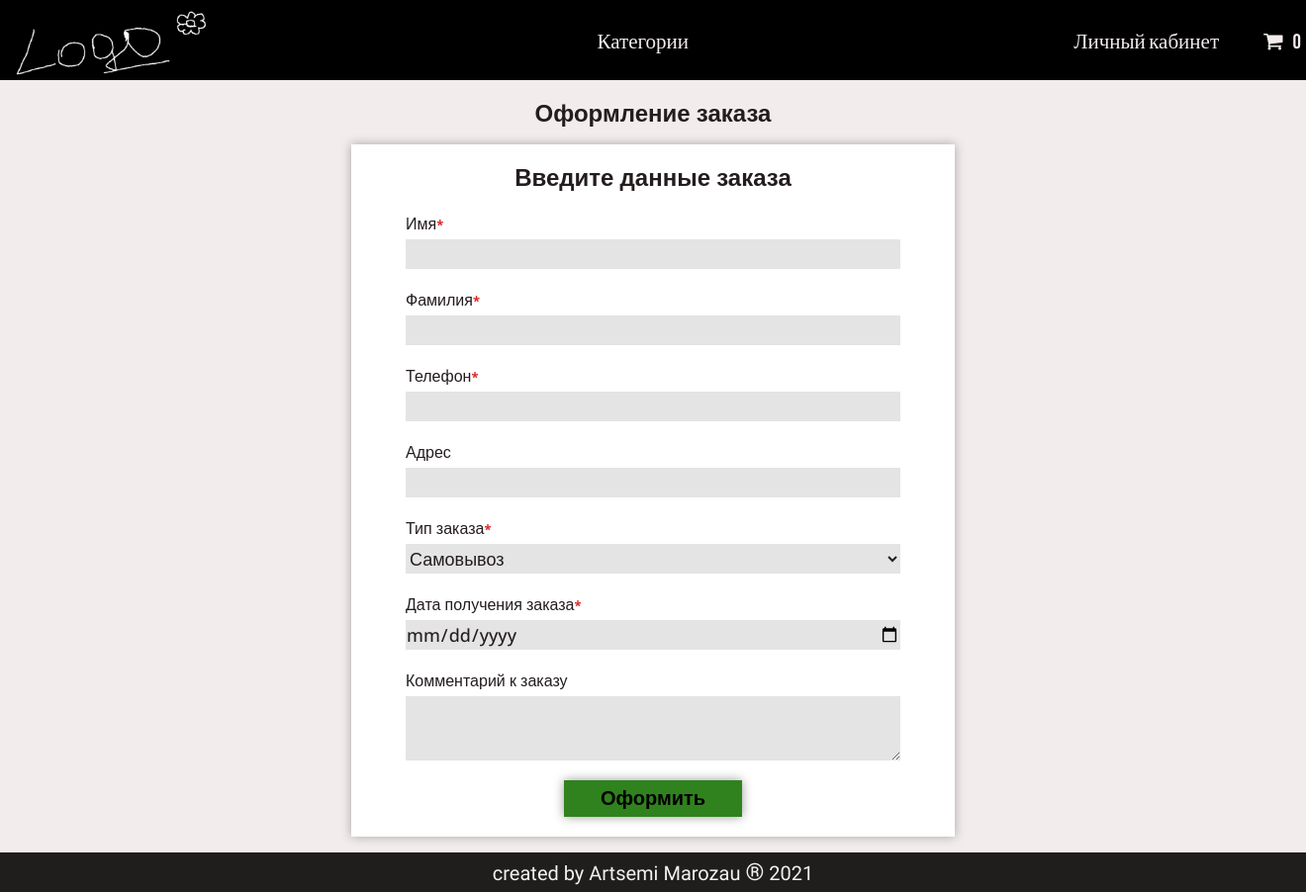
The app's page /checkout (signed in), older data.
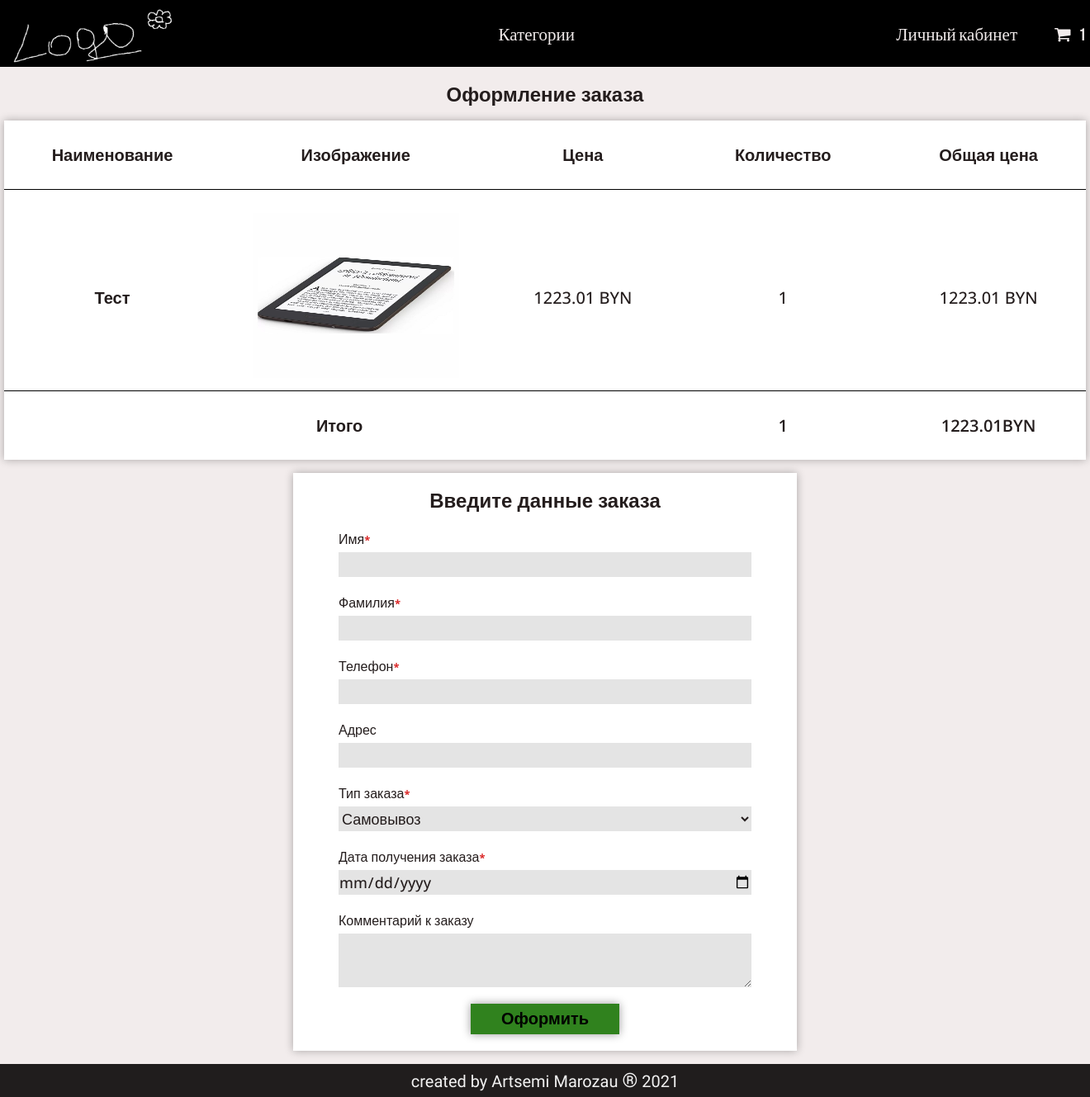
The same page, newer data.
### app/models.py (models this page shows, shortened)
class Cart(models.Model):
    owner = models.ForeignKey('Customer', null=True, verbose_name='Владелец', on_delete=models.CASCADE)
    product = models.ManyToManyField(CartProduct, blank=True, related_name='related_cart')
    total_products = models.PositiveIntegerField(default=0)
    final_price = models.DecimalField(max_digits=9, default=0, decimal_places=2, verbose_name='Общая цена')
    in_order = models.BooleanField(default=False)
    for_anonymous_user = models.BooleanField(default=False)

class CartProduct(models.Model):
    user = models.ForeignKey('Customer', verbose_name='Покупатель', on_delete=models.CASCADE)
    cart = models.ForeignKey('Cart', verbose_name='Корзина', on_delete=models.CASCADE, related_name='related_product')
    content_type = models.ForeignKey(ContentType, on_delete=models.CASCADE)
    object_id = models.PositiveIntegerField()
    content_object = GenericForeignKey('content_type', 'object_id')
    qty = models.PositiveIntegerField(default=1)
    final_price = models.DecimalField(max_digits=9, decimal_places=2, verbose_name='Общая цена')

class Product(models.Model):
    class Meta:
        abstract = True
    category = models.ForeignKey(Category, verbose_name='Категория', on_delete=models.CASCADE)
    title = models.CharField(max_length=255, verbose_name='Наименование')
    slug = models.SlugField(unique=True)
    image = models.ImageField(verbose_name='Изображение')
    description = models.TextField(null=True, verbose_name='Описание')
    price = models.DecimalField(max_digits=9, decimal_places=2, verbose_name='Цена')

class Ebook(Product):
    market_date = models.CharField(max_length=255, null=True, blank=True, verbose_name='Дата выхода на рынок')
    screen_size = models.CharField(max_length=255, null=True, blank=True, verbose_name='Размер экрана')
    screen_type = models.CharField(max_length=255, null=True, blank=True, verbose_name='Тип экрана')
    screen_technology = models.CharField(max_length=255, null=True, blank=True, verbose_name='Технология экрана')
    screen_resolution = models.CharField(max_length=255, null=True, blank=True, verbose_name='Разрешение экрана')
    os_version = models.CharField(max_length=255, null=True, blank=True, verbose_name='Версия операционной системы')
    ram = models.CharField(max_length=255, null=True, blank=True, verbose_name='Оперативная память')
    flash_memory = models.CharField(max_length=255, null=True, blank=True, verbose_name='Флэш-память')
    built_in_camera = models.CharField(max_length=255, null=True, blank=True, verbose_name='Встроенная камера')
    body_material = models.CharField(max_length=255, null=True, blank=True, verbose_name='Материал корпуса')
    body_color = models.CharField(max_length=255, null=True, blank=True, verbose_name='Цвет корпуса')
    width = models.CharField(max_length=255, null=True, blank=True, verbose_name='Ширина')
    length = models.CharField(max_length=255, null=True, blank=True, verbose_name='Длина')
    thickness = models.CharField(max_length=255, null=True, blank=True, verbose_name='Толщина')
    weight = models.CharField(max_length=255, null=True, blank=True, verbose_name='Вес')
    touch_screen = models.CharField(max_length=255, null=True, blank=True, verbose_name='Сенсорный экран')
    screen_backlight = models.CharField(max_length=255, null=True, blank=True, verbose_name='Подсветка экрана')
    support_txt_format = models.CharField(
        max_length=255, null=True, blank=True, verbose_name='Поддержка текстовых форматов'
    )
    support_photo_format = models.CharField(
        max_length=255, null=True, blank=True, verbose_name='Поддержка фото форматов'
    )
    support_audio_format = models.CharField(
        max_length=255, null=True, blank=True, verbose_name='Поддержка аудио форматов'
    )
    support_archive = models.CharField(max_length=255, null=True, blank=True, verbose_name='Поддержка архивов')
    support_video_format = models.CharField(
        max_length=255, null=True, blank=True, verbose_name='Поддержка видео форматов'
    )
    memory_card_support = models.CharField(max_length=255, null=True, blank=True, verbose_name='Поддержка карт памяти')
    sound_recording = models.CharField(max_length=255, null=True, blank=True, verbose_name='Запись звука')
    built_in_speaker = models.CharField(max_length=255, null=True, blank=True, verbose_name='Встроенный динамик')
    built_in_microphone = models.CharField(max_length=255, null=True, blank=True, verbose_name='Встроенный микрофон')
    bluetooth = models.CharField(max_length=255, null=True, blank=True, verbose_name='Bluetooth')
    audio_output = models.CharField(max_length=255, null=True, blank=True, verbose_name='Аудиовыход')
    wifi = models.CharField(max_length=255, null=True, blank=True, verbose_name='Wi-Fi')
    modem_3g = models.CharField(max_length=255, null=True, blank=True, verbose_name='3G-модем')
    usb = models.CharField(max_length=255, null=True, blank=True, verbose_name='USB')
    battery_type = models.CharField(max_length=255, null=True, blank=True, verbose_name='Тип аккумулятора')
    battery_capacity = models.CharField(max_length=255, null=True, blank=True, verbose_name='Емкость аккумулятора')
    battery_life = models.CharField(max_length=255, null=True, blank=True, verbose_name='Время автономной работы')
    charging_time = models.CharField(max_length=255, null=True, blank=True, verbose_name='Время зарядки')

### app/views.py (the view)
# urls.py: path('checkout', CheckoutView.as_view(), name='checkout'),
class CheckoutView(CartMixin, View):
    def get(self, request, *args, **kwargs):
        categories = Category.objects.get_categories_for_category_menu()
        form = OrderForm(request.POST or None)
        context = {
            'cart': self.cart,
            'form': form,
            'categories': categories
        }
        return render(request, 'checkout.html', context)

### app/forms.py
class OrderForm(forms.ModelForm):
    def __init__(self, *args, **kwargs):
        super().__init__(*args, **kwargs)
        self.fields['order_date'].label = 'Дата получения заказа'
    order_date = forms.DateField(widget=forms.TextInput(attrs={'type': 'date'}))
    class Meta:
        model = Order
        fields = (
            'first_name', 'last_name', 'phone', 'address', 'buying_type', 'order_date', 'comment'
        )

### app/mixins.py (called while the page is built)
    def dispatch(self, request, *args, **kwargs):
        if request.user.is_authenticated:
            customer = Customer.objects.filter(user=request.user).first()
            if not customer:
                customer = Customer.objects.create(
                    user=request.user
                )
            cart = Cart.objects.filter(owner=customer, in_order=False).first()
            if not cart:
                cart = Cart.objects.create(owner=customer)
        else:
            cart = Cart.objects.filter(for_anonymous_user=True).first()
            if not cart:
                cart = Cart.objects.create(for_anonymous_user=True)
        self.cart = cart
        return super().dispatch(request, *args, **kwargs)

### app/templates/checkout.html (shortened to what this page needs)
{% extends 'base.html' %}
{% load crispy_forms_tags %}
{% block content %}
    <section class="cart">
        <div class="container cart__container">
            <h2 class="cart__your-cart">Оформление заказа</h2>
            {% if cart.product.count %}
                <table class="cart__table">
                    <thead>
                        <tr class="cart__head">
                            <th class="checkout__col-title">Наименование</th>
                            <th class="checkout__col-img">Изображение</th>
                            <th class="checkout__col-price">Цена</th>
                            <th class="checkout__col-qty">Количество</th>
                            <th class="checkout__col-total-price">Общая цена</th>
                        </tr>
                    </thead>
                    <tbody>
                        {% for item in cart.product.all %}
                            <tr>
                                <th class="fs-20 fw-600">{{ item.content_object.title }}</th>
                                <th>
                                    <img src="{{ item.content_object.image.url }}" alt="" class="products__image">
                                </th>
                                <th class="fs-20 fw-500">{{ item.content_object.price }} BYN</th>
                                <th class="fs-20 fw-500">{{ item.qty }}</th>
                                <th class="fs-20 fw-500">{{ item.final_price }} BYN</th>
                            </tr>
                        {% endfor %}
                        <tr>
                            <th class="fs-20 fw-600" colspan="3">Итого</th>
                            <th class="fs-20 fw-600">{{ cart.total_products }}</th>
                            <th class="fs-20 fw-600">{{ cart.final_price }}BYN</th>
                        </tr>
                    </tbody>
                </table>
            {% endif %}
            <div class="checkout__div">
                <h3 class="checkout__title">Введите данные заказа</h3>
                <form class="checkout__form" action="{% url 'make_order' %}" method="POST">
                    {{ form|crispy }}
                    <input type="submit" class="cart__go-to-checkout" value="Оформить">
                </form>
            </div>
        </div>
    </section>
{% endblock %}

### app/templates/base.html (shortened to what this page needs)
<!DOCTYPE html>
<html lang="en">
<head>
    <link href="/static/css/reset_file.css" rel="stylesheet" type="text/css">
    <link href="/static/css/base.css" rel="stylesheet" type="text/css">
    <link href="/static/css/category_detail.css" rel="stylesheet" type="text/css">
    <link href="/static/css/product_detail.css" rel="stylesheet" type="text/css">
    <link href="/static/css/cart.css" rel="stylesheet" type="text/css">
    <link href="/static/css/checkout.css" rel="stylesheet" type="text/css">
    <link rel="stylesheet" href="https://cdnjs.cloudflare.com/ajax/libs/font-awesome/4.7.0/css/font-awesome.min.css">
</head>
<body>
    <section class="header">
        <div class="container">
            <ul class="header__list">
                <li class="header__item"><a href="/"><img src="/static/img/logo.png" class="logo header-logo" alt=""></a></li>
                <li class="header__item">
                    <div class="header__burger">
                        <p class="header__link">Категории</p>
                    </div>
                </li>
                <li class="header__item">
                    <ul class="header__list">
                        <li class="header__item"><a href="" class="header__link">Личный кабинет</a></li>
                        <li class="header__item"><a href="{% url 'cart' %}" class="header__link header__cart"><i class="fa fa-shopping-cart" aria-hidden="true"></i><span class="cart__count">{{ cart.product.count }}</span></a></li>
                    </ul>
                </li>
            </ul>
        </div>
    </section>
    {% block content %}{% endblock %}
    <section class="footer">
        <div class="container footer__container">
            <p class="footer__text">created by Artsemi Marozau <span class="footer__r">®</span> 2021</p>
        </div>
    </section>
</body>
</html>

Row changes from the older to the newer data that the page shows:
changed Cart: product.count "0" → "1"; total_products (not shown) → "1"; final_price (not shown) → "1223.01"
added CartProduct: content_object "Тест", content_object.image (picture), content_object.price "1223.01", qty "1", final_price "1223.01"
Text that changed along with them:
text now shown: "Наименование Изображение Цена Количество Общая цена Итого BYN"
